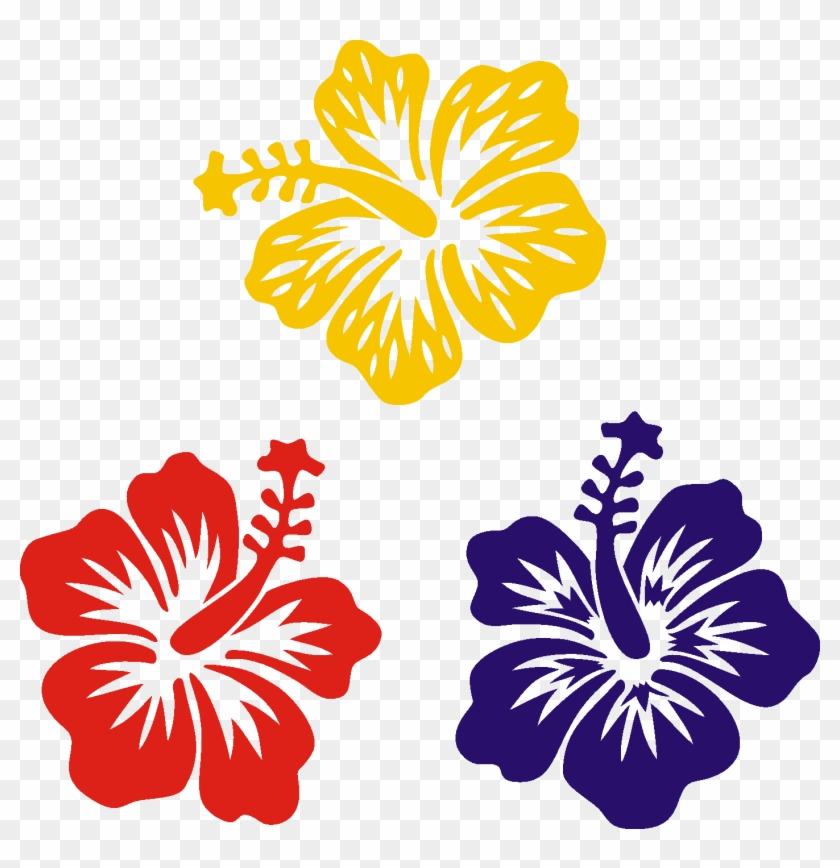
#> input picture bgimg.png, 840 x 868 px
$ python sm1.py
#> lines starting #> are read from the running program, lines starting #| are printed output that depends on the picture
import cv2
import numpy as np
from matplotlib import pyplot as plt

img = cv2.imread('bgimg.png')
#> img is the input picture: shape (868, 840, 3); mean B, G, R 192.7, 201.2, 224.1
img = cv2.cvtColor(img, cv2.COLOR_BGR2RGB)

kernel = np.ones((5, 5), np.float32)/25
dst = cv2.filter2D(img, -1, kernel)
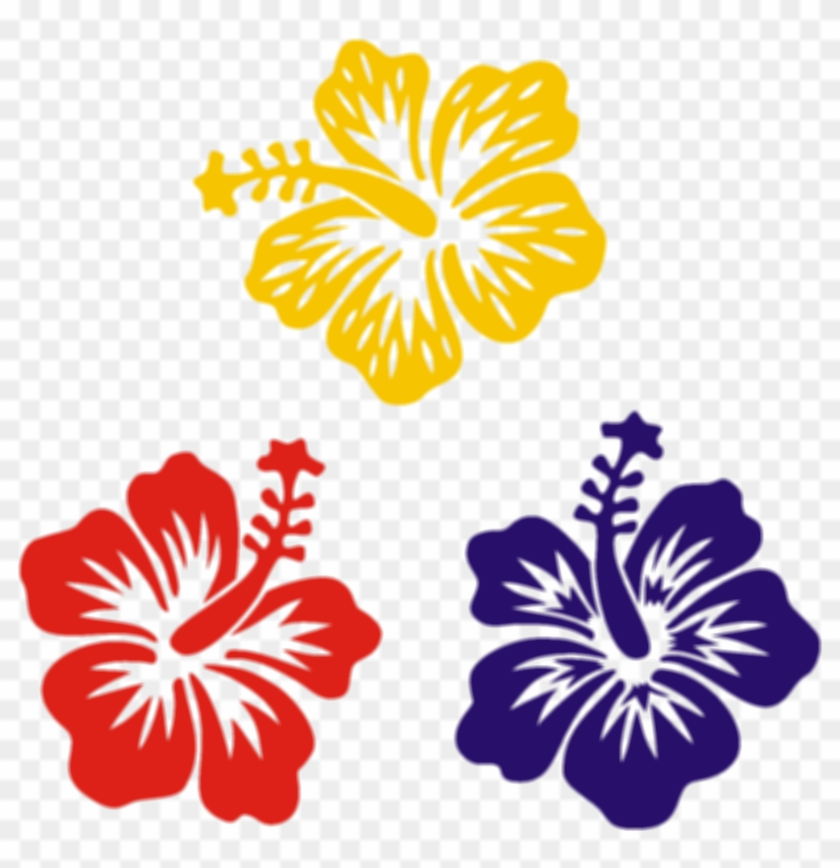
#> dst: shape (868, 840, 3); mean R, G, B 224.1, 201.1, 192.7

titles = ['image', '2D Convolution']
images = [img, dst]

for i in range(2):
    plt.subplot(1, 2, i+1), plt.imshow(images[i], 'gray')
    plt.title(titles[i])
    plt.xticks([]),plt.yticks([])

plt.show()
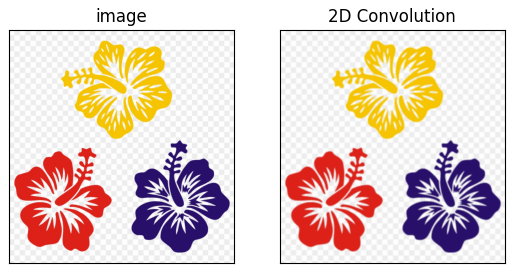
#> figure drawn by matplotlib, 2 panels

$ run again, with gradient.png copied over bgimg.png
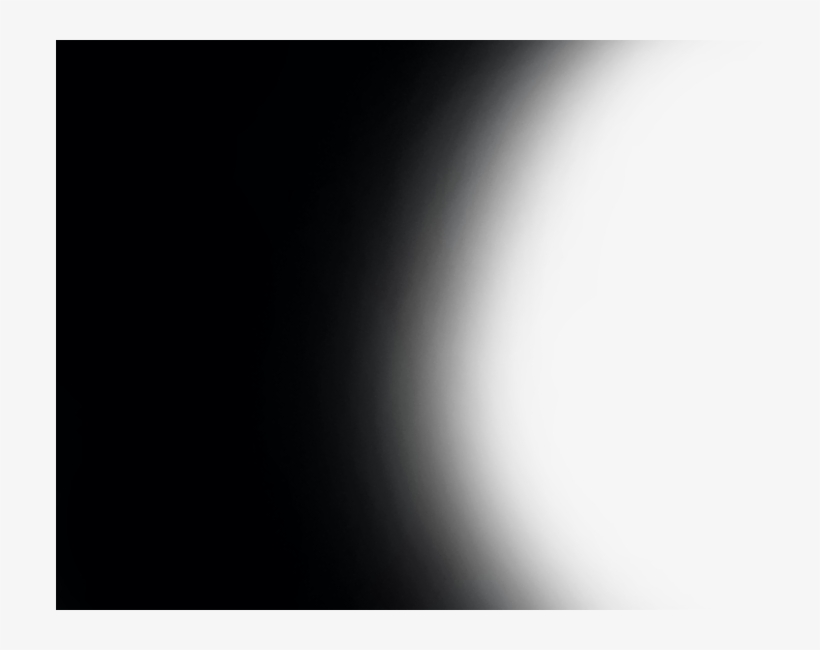
#> input picture gradient.png, 820 x 650 px
#> img is the input picture: shape (650, 820, 3); mean B, G, R 138.9, 138.1, 137.9
#> `plt.show()`:
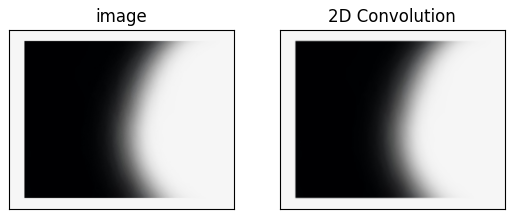
#> figure drawn by matplotlib, 2 panels

$ run again, with morpological.png copied over bgimg.png
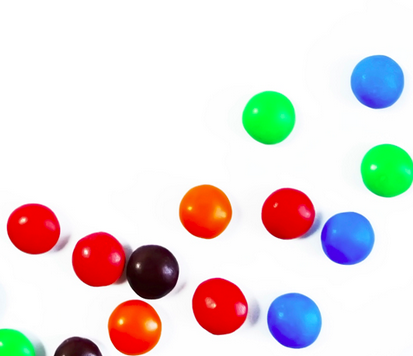
#> input picture morpological.png, 413 x 356 px
#> img is the input picture: shape (356, 413, 3); mean B, G, R 219.1, 220.4, 228.9
#> `dst = cv2.filter2D(img, -1, kernel)`:
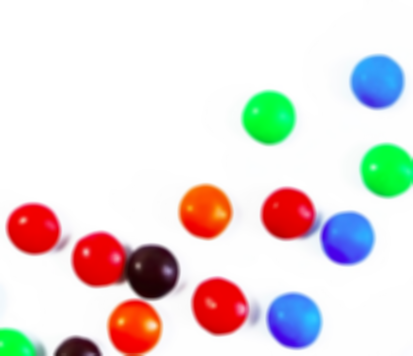
#> dst: shape (356, 413, 3); mean R, G, B 228.9, 220.4, 219.1
#> `plt.show()`:
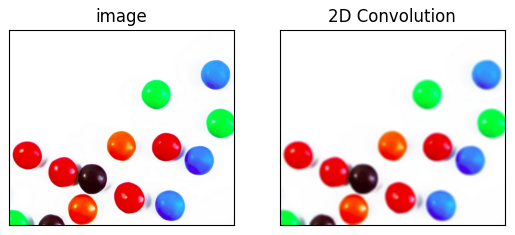
#> figure drawn by matplotlib, 2 panels
